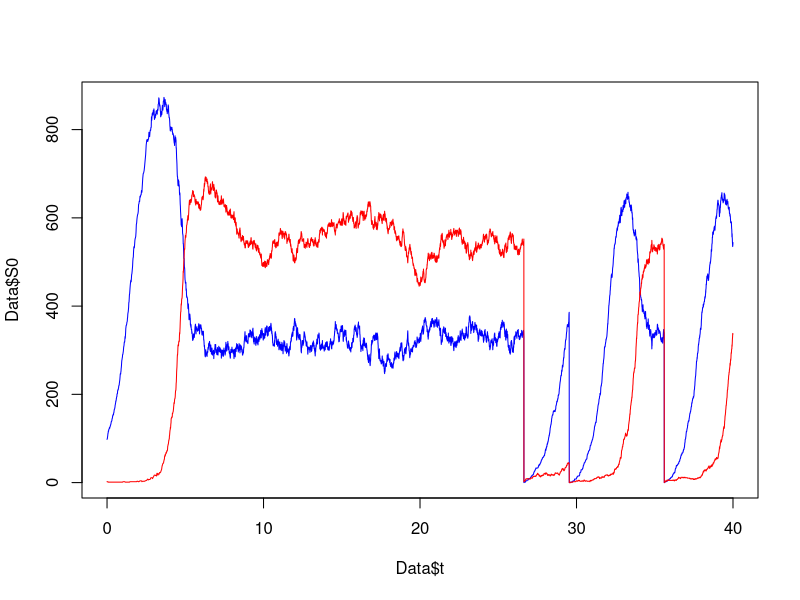
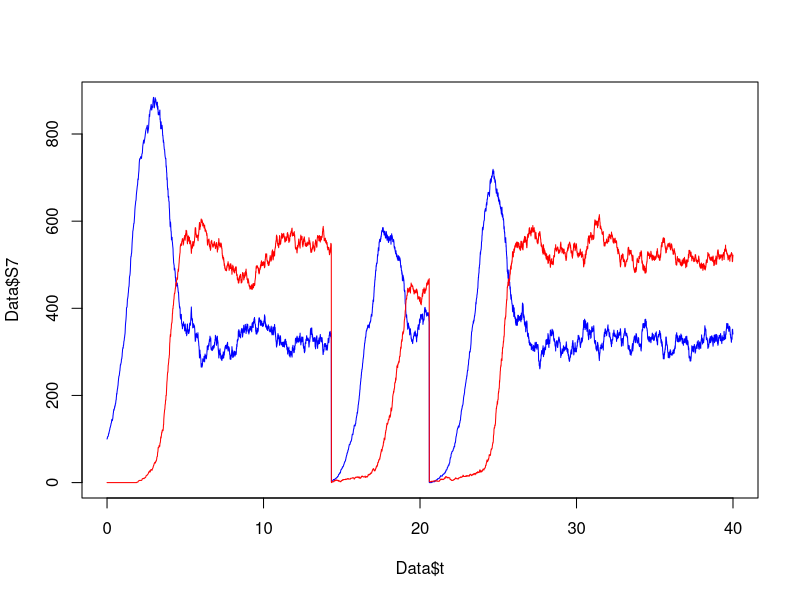
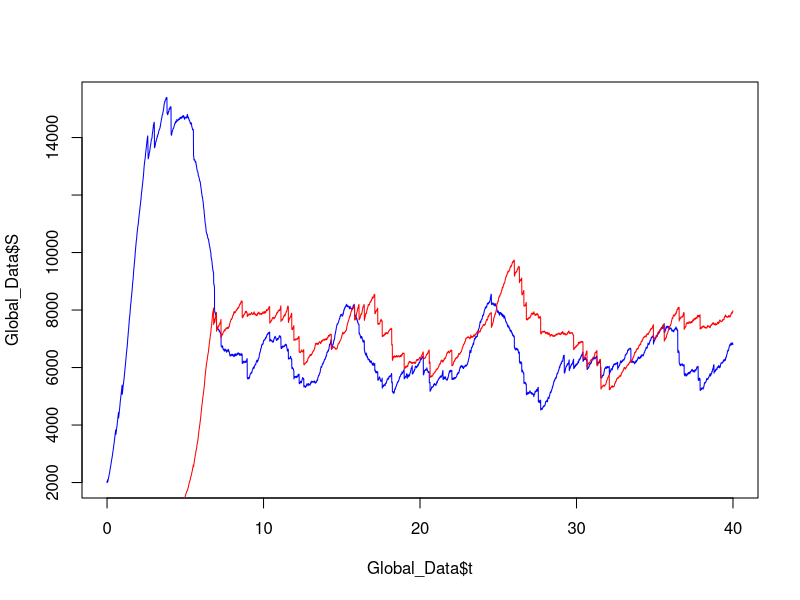

Write R code to recreate these figures, in order.
# Analysing Python model outputs
library(readr)
Metapop_Outputs <- read_csv("Metapop_Outputs.csv")

################################ BASIC CHECKS #########################################

#Dropping the first column because it's useless
Data <- subset(Metapop_Outputs[2:length(Metapop_Outputs)])

#Check if local dynamics seems correct
plot(Data$t, Data$S0, type = 'l', col ='blue')
lines(Data$t, Data$I0, col = 'red')

#Check if migration can be seen locally
plot(Data$t, Data$S7, type = 'l', col ='blue')
lines(Data$t, Data$I7, col = 'red')

########################## GLOBAL DENSITIES AND PREVALENCE #############################
taille_col = (length(Data)-1) # Number of populations columns 

generate_even_indexes = seq(2, taille_col, 2) # Even indexes are S populations
generate_odd_indexes = seq(3, taille_col+1, 2) # Odd indexes are I populations

Spops <- subset(Data[generate_even_indexes])
Ipops <- subset(Data[generate_odd_indexes])

# We sum by lines to get global densities
Stot <- rowSums(Spops)
Itot <- rowSums(Ipops)

Global_Data <- data.frame(t = Data$t, S = Stot, I=Itot)

plot(Global_Data$t, Global_Data$S, type = 'l', col='blue')
lines(Global_Data$t, Global_Data$I, col = 'red')
